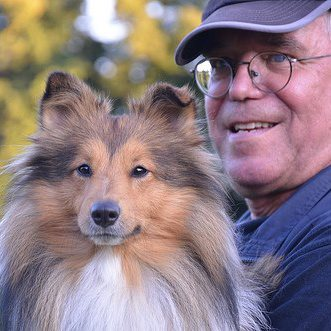
#> input picture sources/atomipython/images/jkantel2.jpg, 331 x 331 px, found by its file name
$ python imagetest.py
#> lines starting #> are read from the running program, lines starting #| are printed output that depends on the picture
from PIL import Image
import numpy as np
import matplotlib.pyplot as plt

me = Image.open("/Users/kantel/git/python-schulung/sources/atomipython/images/jkantel2.jpg")
#> me is the input picture: PIL image 331x331 RGB; mean R, G, B 142.1, 124.3, 131.7
arr = np.array(me.getdata(), np.uint8).reshape(me.size[1], me.size[0], 3)

plt.imshow(arr)
plt.colorbar()
plt.show()
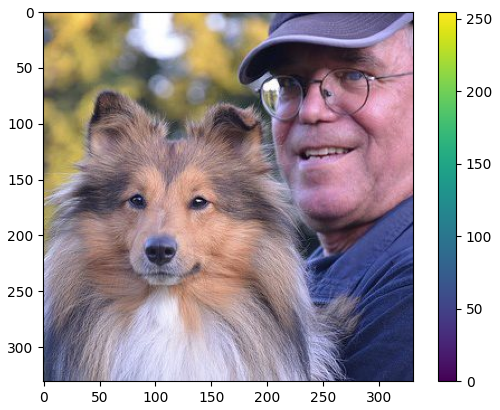
#> figure drawn by matplotlib, 2 panels
